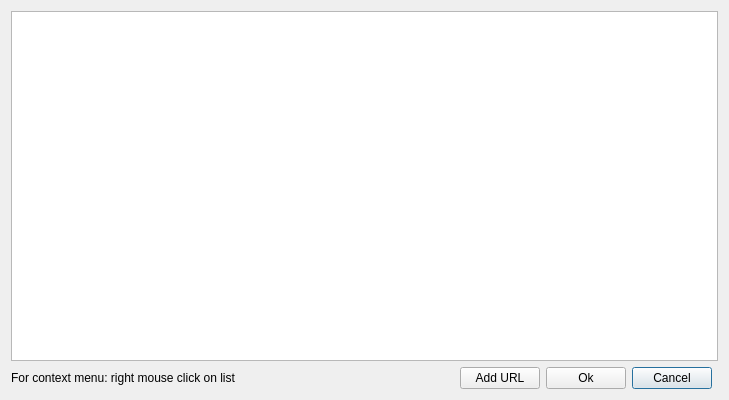
<?xml version="1.0" encoding="UTF-8"?>
<ui version="4.0">
 <class>Dialog</class>
 <widget class="QDialog" name="Dialog">
  <property name="geometry">
   <rect>
    <x>0</x>
    <y>0</y>
    <width>729</width>
    <height>400</height>
   </rect>
  </property>
  <property name="windowTitle">
   <string>Dialog</string>
  </property>
  <layout class="QGridLayout" name="gridLayout">
   <item row="0" column="0" colspan="6">
    <widget class="QListWidget" name="listWidget">
     <property name="autoFillBackground">
      <bool>true</bool>
     </property>
     <property name="autoScroll">
      <bool>false</bool>
     </property>
     <property name="alternatingRowColors">
      <bool>true</bool>
     </property>
     <property name="selectionMode">
      <enum>QAbstractItemView::MultiSelection</enum>
     </property>
     <property name="currentRow">
      <number>-1</number>
     </property>
     <item>
      <property name="text">
       <string/>
      </property>
     </item>
    </widget>
   </item>
   <item row="2" column="0">
    <widget class="QLabel" name="label">
     <property name="text">
      <string>For context menu: right mouse click on list</string>
     </property>
    </widget>
   </item>
   <item row="2" column="1">
    <spacer name="horizontalSpacer">
     <property name="orientation">
      <enum>Qt::Horizontal</enum>
     </property>
     <property name="sizeHint" stdset="0">
      <size>
       <width>542</width>
       <height>20</height>
      </size>
     </property>
    </spacer>
   </item>
   <item row="2" column="4">
    <widget class="QPushButton" name="m_cancel">
     <property name="text">
      <string>Cancel</string>
     </property>
     <property name="icon">
      <iconset>
       <normaloff>:/data/cancel.png</normaloff>:/data/cancel.png</iconset>
     </property>
    </widget>
   </item>
   <item row="2" column="3">
    <widget class="QPushButton" name="m_ok">
     <property name="text">
      <string>Ok</string>
     </property>
     <property name="icon">
      <iconset>
       <normaloff>:/data/ok.png</normaloff>:/data/ok.png</iconset>
     </property>
    </widget>
   </item>
   <item row="2" column="2">
    <widget class="QPushButton" name="m_addUrls">
     <property name="text">
      <string>Add URL</string>
     </property>
     <property name="icon">
      <iconset>
       <normaloff>:/data/list-add.png</normaloff>:/data/list-add.png</iconset>
     </property>
    </widget>
   </item>
  </layout>
 </widget>
 <resources/>
 <connections/>
</ui>
